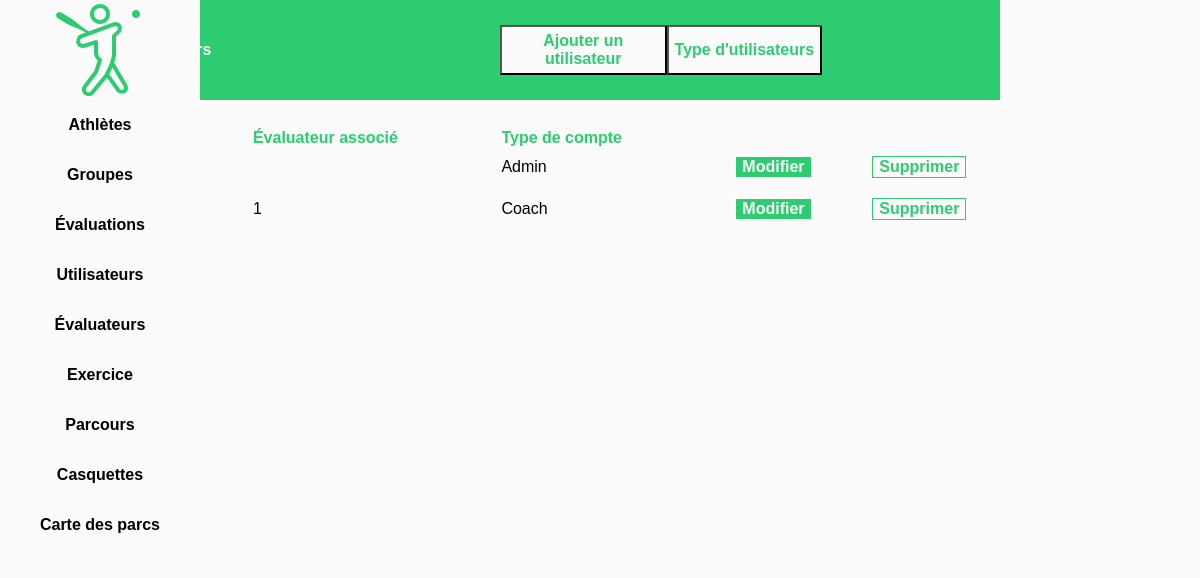
Page /src/php/manageUsers.php (signed in) on the earlier database version.
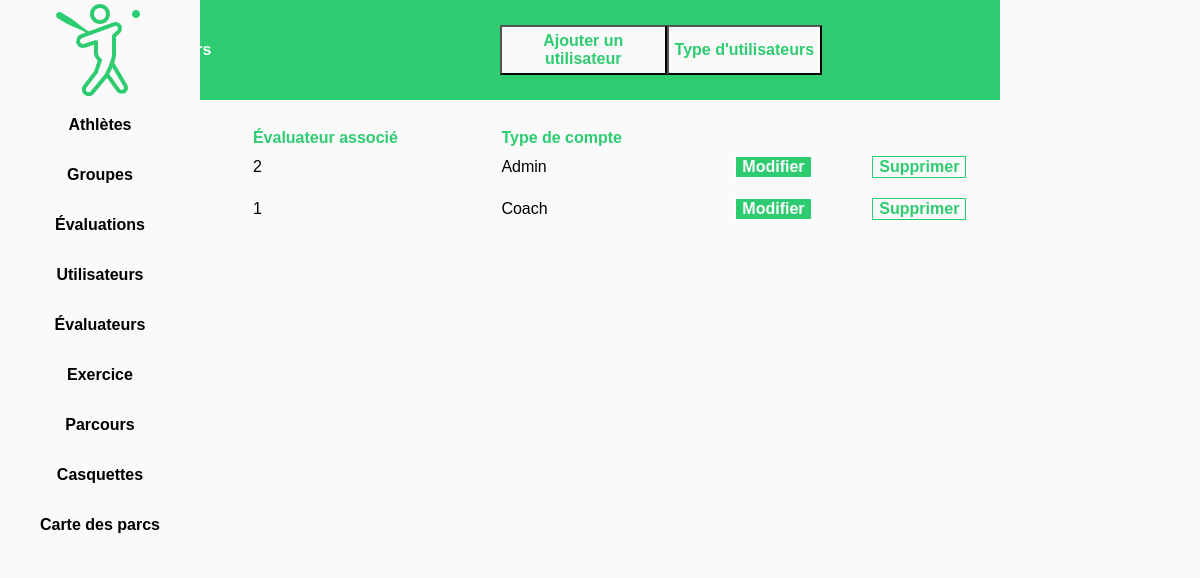
Same page on the later database version.
### tables this page shows
CREATE TABLE `user` (
  `id` int(11) NOT NULL,
  `user_type` int(11) DEFAULT '0',
  `coach` int(11) DEFAULT '0',
  `username` varchar(32) NOT NULL,
  `password_hash` varchar(255) NOT NULL
);

CREATE TABLE `user_type` (
  `id` int(11) NOT NULL,
  `name` varchar(32) DEFAULT NULL,
  `description` text,
  `permission_level` int(11) DEFAULT '0'
);

### src/php/User.class.php (called while the page is built, shortened)
<?php
include_once 'UserType.class.php';
class User
{
    private $id;
    protected function __construct(int $id, string $username, string $hash, UserType $userType, $evaluator)
    {
        $this->id = $id;
    }
    public static function fromID(int $id)
    {
        $conn = SQLConnector::createConn();
        if ($stm = $conn->prepare("SELECT * FROM user WHERE id = ?")) {
            $stm->bind_param("i", $id);
            $stm->execute();
            $result = $stm->get_result();
            if (mysqli_num_rows($result) == 1) {
                $row = $result->fetch_assoc();
                return new User(
                    $row["id"], $row[self::USERNAME_FIELD], $row[self::PASSWORD_FIELD],
                    UserType::fromID($row[self::USERTYPE_FIELD]), $row[self::EVALUATOR_FIELD]
                );
            }
        }
        return null;
    }
    public static function getAllUsers(): array
    {
        $users = [];
        $conn = SQLConnector::createConn();
        if ($stm = $conn->prepare("SELECT * FROM user")) {
            $stm->execute();
            $result = $stm->get_result();
            while ($row = $result->fetch_assoc()) {
                array_push($users,
                    new User(
                        $row["id"], $row[self::USERNAME_FIELD], $row[self::PASSWORD_FIELD],
                        UserType::fromID($row[self::USERTYPE_FIELD]), $row[self::EVALUATOR_FIELD]
                    )
                );
            }
        }
        return $users;
    }
    public function getId(): int
    {
        return $this->id;
    }
    public function getEvaluator()
    {
        return $this->getDB(self::EVALUATOR_FIELD);
    }
    public function getUsername(): string
    {
        return $this->getDB(self::USERNAME_FIELD);
    }
    private function getDB($field)
    {
        $conn = SQLConnector::createConn();
        $field = mysqli_real_escape_string($conn, $field);
        if ($stm = $conn->prepare("SELECT " . $field . " FROM " . self::USER_TABLE . " WHERE id = ?")) {
            $stm->bind_param("i", $this->id);
            $stm->execute();
            $result = $stm->get_result();
            if (mysqli_num_rows($result) == 1) {
                $row = $result->fetch_assoc();
                return $row[$field];
            }
        }
        return null;
    }
}

### src/php/UserType.class.php (called while the page is built, shortened)
<?php
class UserType
{
    private $id;
    protected function __construct(int $id, string $name, string $description, int $permissionLevel)
    {
        $this->id = $id;
    }
    public static function fromID($id) {
        $conn = SQLConnector::createConn();
        if ($stm = $conn->prepare("SELECT * FROM user_type WHERE id = ?")) {
            $stm->bind_param("i", $id);
            $stm->execute();
            $result = $stm->get_result();
            if (mysqli_num_rows($result) == 1) {
                $row = $result->fetch_assoc();
                return new UserType($row['id'], $row[self::NAME_FIELD], $row[self::DESCRIPTION_FIELD], $row[self::PERMISSION_FIELD]);
            }
        }
        return null;
    }
    public function getName(): string
    {
        return $this->getDB(self::NAME_FIELD);
    }
    private function getDB($field) {
        $conn = SQLConnector::createConn();
        $field = mysqli_real_escape_string($conn, $field);
        if ($stm = $conn->prepare("SELECT ". $field ." FROM ". self::USERTYPE_TABLE . " WHERE id = ?")) {
            $stm->bind_param("i",  $this->id);
            $stm->execute();
            $result = $stm->get_result();
            if (mysqli_num_rows($result) == 1) {
                $row = $result->fetch_assoc();
                return $row[$field];
            }
        }
        return null;
    }
}

### src/php/AuthenticationManager.class.php (called while the page is built, shortened)
<?php
include_once 'User.class.php';
class AuthenticationManager
{
    public static function getLoggedInUser() {
        return User::fromID($_SESSION['user_id']);
    }
}

### src/php/PermissionHelper.php (called while the page is built, shortened)
<?php
include_once 'User.class.php';
include_once 'UserType.class.php';
include_once 'AuthenticationManager.class.php';
function isAdmin($level): bool {
    return $level === ADMIN_LEVEL;
}
function isUserAdmin(User $user): bool {
    return isAdmin($user->getUserType()->getPermissionLevel());
}
function isLoggedInUserAdmin(): bool {
    $user = AuthenticationManager::getLoggedInUser();
    return isUserAdmin($user);
}

### src/php/manageUsers.php (the view, shortened to what this page needs)
<?php
include_once 'User.class.php';
include_once 'HTMLUtil.php';
include_once 'PermissionHelper.php';
if(!isLoggedInUserAdmin()) {
    header("Location: login.php?rd=" . getPath());
    return;
}
$users = User::getAllUsers();
?>
<!doctype html>
<html lang="fr">
<head>
    <link rel="stylesheet" type="text/css" href="./css/stylesheet.css">
</head>
<body>
<div>
<?php include('sideMenu.php') ?>
    <div class="topMenu floatLeft col10 colt10 colm12">
        <div class="title col6 colt6 colm12 floatLeft">
            <h1 > Gestion des utilisateurs </h1>
        </div>
        <div class="floatLeft col2 colt2 colm6">
            <button class='buttonAdd' value='1' name='addUser' onclick='location.href="register.php";'>Ajouter un utilisateur</button>
        </div>
        <div class="floatLeft col4 colt4 colm6">
            <button class="buttonAdd" onclick='location.href="manageUserType.php";'>Type d'utilisateurs</button>
        </div>
    </div>
    <div class="mainContent floatLeft col10 colt10 colm12">
        <table>
            <tr>
                <th>Nom d'utilisateur</th>
                <th>Évaluateur associé</th>
                <th>Type de compte</th>
                <th></th>
                <th></th>
            </tr>
            <?php
            foreach ($users as $user) {
                echo '<tr>';
                echo makeCell($user->getUsername());
                echo makeCell($user->getEvaluator());
                echo makeCell($user->getUserType()->getName());
                echo makeCell(makeButtonModifyCustom("editUser.php", $user->getID()));
                echo makeCell(makeButtonDeleteCustom("deleteUser.php", $user->getID()));
                echo '</tr>';
            }
            ?>
        </table>
    </div>
</div>
</body>
</html>

### src/php/sideMenu.php (shortened to what this page needs)
<?php
function checkURI($current) {
    if ($_SERVER['REQUEST_URI'] === $current) {
        echo " activeMenu";
    }
}
?>
<div class="sideMenu col2 colt2 colm12 floatLeft fixed">
    <a href="http://localhost:3000/"><img class="logo" src="./images/logo.png"></a>
    <a class="sideMenuButton" href="http://localhost:3000/athlete">Athlètes</a>
    <a class="sideMenuButton" href="http://localhost:3000/group">Groupes</a>
    <a class="sideMenuButton" href="http://localhost:3000/evaluation">Évaluations</a>
    <a class="sideMenuButton<?php checkURI("/manageUsers.php") ?>"
        href="./manageUsers.php">Utilisateurs</a>
    <a class="sideMenuButton<?php checkURI("/UIWCoachManager.php") ?>"
        href="UIWCoachManager.php">Évaluateurs</a>
    <a class="sideMenuButton" href="localhost:3000/drill">Exercice</a>
    <a class="sideMenuButton" href="localhost:3000/course">Parcours</a>
    <a class="sideMenuButton<?php checkURI("/manageCap.php") ?>"
        href="./manageCap.php">Casquettes</a>
    <a class="sideMenuButton" href="http://localhost:3000/parkgroup">Carte des parcs</a>
</div>

### src/php/HTMLUtil.php (shortened to what this page needs)
<?php
function makeCell($text)
{
    return "<td>" . $text . "</td>";
}
function makeButtonModifyCustom($link, $id)
{
    return "<button class='buttonGreen marginAuto' value={$id} name='id' onclick=\"location.href='{$link}?id={$id}';\">Modifier</button>";
}
function makeButtonDeleteCustom($link, $id)
{
    return "<button class='buttonWhite marginAuto' value={$id} onclick='$.post( \"{$link}\", {id:\"{$id}\"});location.reload();'>Supprimer</button>";
}

### src/php/css/stylesheet.css (style rules this page uses)
body { line-height: 1; }
table { border-collapse: collapse; border-spacing: 0; }
* { box-sizing: border-box; }
.floatLeft { float: left; }
.fixed { position: fixed; }
.marginAuto { margin: auto; }
.sideMenu { background-color: #fafafa; }
.topMenu { background-color: #2ECC71; }
.sideMenuButton { height: 50px; text-align: center; line-height: 50px; color: black; text-decoration: none; font-weight: bold; font-family: arial, serif; display: block; background: linear-gradient(to right, #2ECC71 50%, #fafafa 50%); background-size: 200% 100%; background-position:right bottom; transition:all 0.6s ease; }
.logo { display: block; margin-left: auto; margin-right: auto; height: 100px; }
.title { color: #fafafa; font-weight: bold; line-height: 100px; padding-left: 30px; }
body { background-color: #fafafa; font-family: arial; }
.mainContent { padding-left: 30px; padding-top: 30px; }
html,body { height:100%; }
.buttonAdd { height: 50px; margin-top: 25px; background-color: #fafafa; color: #2ECC71; font-weight: bold; font-size: 1em; transition: transform .2s; }
.buttonGreen { background-color: #2ECC71; font-size: 1em; font-weight: bold; color: #fafafa; border: 1px solid #ffffff; display: block; transition: transform .2s; }
.buttonWhite { background-color: #fafafa; font-size: 1em; font-weight: bold; color: #2ECC71; border: 1px solid #2ECC71; display: block; transition: transform .2s; }
tr { -webkit-transition: background-color 300ms ease-out; -ms-transition: background-color 300ms ease-out; transition: background-color 300ms ease-out; }
td { height: 25px; padding-bottom: 10px; padding-top: 10px; }
th { font-weight: bold; color: #2ECC71; text-align: left; }
table { table-layout: auto; width: 100%; }
.colm6 { width: 50%; }
.colm12 { width: 100%; }
@media only screen and (min-width: 768px) { .colt2 { width: 16.66%; } }
@media only screen and (min-width: 768px) { .colt4 { width: 33.33%; } }
@media only screen and (min-width: 768px) { .colt6 { width: 50%; } }
@media only screen and (min-width: 768px) { .colt10 { width: 83.33%; } }

Differences in the rows shown:
changed user: coach "Admin" → "2 Admin"
